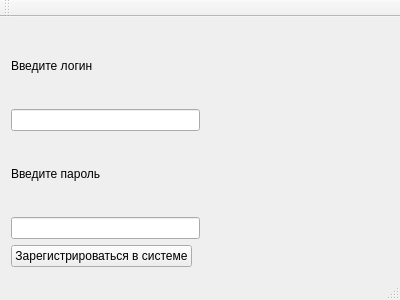
<?xml version="1.0" encoding="UTF-8"?>
<ui version="4.0">
 <class>MainWindow</class>
 <widget class="QMainWindow" name="MainWindow">
  <property name="geometry">
   <rect>
    <x>0</x>
    <y>0</y>
    <width>400</width>
    <height>300</height>
   </rect>
  </property>
  <property name="windowTitle">
   <string>MainWindow</string>
  </property>
  <widget class="QWidget" name="centralWidget">
   <layout class="QVBoxLayout" name="verticalLayout_2">
    <item>
     <layout class="QVBoxLayout" name="verticalLayout">
      <item>
       <widget class="QLabel" name="login_label">
        <property name="text">
         <string>Введите логин</string>
        </property>
       </widget>
      </item>
      <item>
       <layout class="QHBoxLayout" name="horizontalLayout">
        <item>
         <widget class="QLineEdit" name="login_lineEdit"/>
        </item>
        <item>
         <spacer name="horizontalSpacer">
          <property name="orientation">
           <enum>Qt::Horizontal</enum>
          </property>
          <property name="sizeHint" stdset="0">
           <size>
            <width>40</width>
            <height>20</height>
           </size>
          </property>
         </spacer>
        </item>
       </layout>
      </item>
      <item>
       <widget class="QLabel" name="passw_label">
        <property name="text">
         <string>Введите пароль</string>
        </property>
       </widget>
      </item>
      <item>
       <layout class="QHBoxLayout" name="horizontalLayout_2">
        <item>
         <widget class="QLineEdit" name="passw_lineEdit">
          <property name="echoMode">
           <enum>QLineEdit::Password</enum>
          </property>
         </widget>
        </item>
        <item>
         <spacer name="horizontalSpacer_2">
          <property name="orientation">
           <enum>Qt::Horizontal</enum>
          </property>
          <property name="sizeHint" stdset="0">
           <size>
            <width>40</width>
            <height>20</height>
           </size>
          </property>
         </spacer>
        </item>
       </layout>
      </item>
      <item>
       <layout class="QHBoxLayout" name="horizontalLayout_3">
        <item>
         <widget class="QPushButton" name="OK_butt">
          <property name="text">
           <string>Зарегистрироваться в системе</string>
          </property>
         </widget>
        </item>
        <item>
         <spacer name="horizontalSpacer_3">
          <property name="orientation">
           <enum>Qt::Horizontal</enum>
          </property>
          <property name="sizeHint" stdset="0">
           <size>
            <width>40</width>
            <height>20</height>
           </size>
          </property>
         </spacer>
        </item>
       </layout>
      </item>
     </layout>
    </item>
   </layout>
  </widget>
  <widget class="QMenuBar" name="menuBar">
   <property name="geometry">
    <rect>
     <x>0</x>
     <y>0</y>
     <width>400</width>
     <height>21</height>
    </rect>
   </property>
  </widget>
  <widget class="QToolBar" name="mainToolBar">
   <attribute name="toolBarArea">
    <enum>TopToolBarArea</enum>
   </attribute>
   <attribute name="toolBarBreak">
    <bool>false</bool>
   </attribute>
  </widget>
  <widget class="QStatusBar" name="statusBar"/>
 </widget>
 <layoutdefault spacing="6" margin="11"/>
 <resources/>
 <connections/>
</ui>
